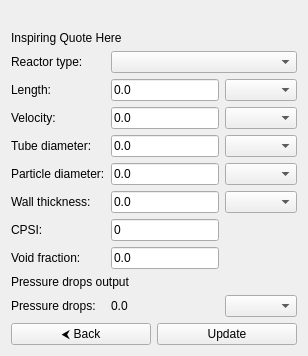
<?xml version="1.0" encoding="UTF-8"?>
<ui version="4.0">
    <class>PressureDropsOutputPage</class>
    <widget class="QWidget" name="PressureDropsOutputPage">
        <layout class="QVBoxLayout" name="beerLogoLayout">
            <item>
                <widget class="QLabel" name="logoLabel">
                    <property name="pixmap">
                        <pixmap>:images/BigLogo.png</pixmap> <!-- Reference to logo -->
                    </property>
                </widget>
            </item>
            <item>
                <widget class="QLabel" name="beerQuoteLabel">
                    <property name="text">
                        <string>Inspiring Quote Here</string>
                    </property>
                </widget>
            </item>
            <item>
                <layout class="QGridLayout" name="gridLayout">
                    <!-- Row 0 -->
                    <item row="0" column="0">
                        <widget class="QLabel" name="typeLabel">
                            <property name="text">
                                <string>Reactor type:</string>
                            </property>
                        </widget>
                    </item>
                    <item row="0" column="1" colspan="2">
                        <widget class="QComboBox" name="typeComboBox" />
                    </item>

                    <!-- Row 1 -->
                    <item row="1" column="0">
                        <widget class="QLabel" name="lengthLabel">
                            <property name="text">
                                <string>Length:</string>
                            </property>
                        </widget>
                    </item>
                    <item row="1" column="1">
                        <widget class="QLineEdit" name="lengthValue" >
                            <property name="text">
                                <string>0.0</string>
                            </property>
                        </widget>
                    </item>
                    <item row="1" column="2">
                        <widget class="QComboBox" name="lengthComboBox">
                        </widget>
                    </item>

                    <!-- Row 2 -->
                    <item row="2" column="0">
                        <widget class="QLabel" name="velocityLabel">
                            <property name="text">
                                <string>Velocity:</string>
                            </property>
                        </widget>
                    </item>
                    <item row="2" column="1">
                        <widget class="QLineEdit" name="velocityValue" >
                            <property name="text">
                                <string>0.0</string>
                            </property>
                        </widget>
                    </item>
                    <item row="2" column="2">
                        <widget class="QComboBox" name="velocityComboBox">
                        </widget>
                    </item>

                    <!-- Row 3 -->
                    <item row="3" column="0">
                        <widget class="QLabel" name="dtLabel">
                            <property name="text">
                                <string>Tube diameter:</string>
                            </property>
                        </widget>
                    </item>
                    <item row="3" column="1">
                        <widget class="QLineEdit" name="dtValue" >
                            <property name="text">
                                <string>0.0</string>
                            </property>
                        </widget>
                    </item>
                    <item row="3" column="2">
                        <widget class="QComboBox" name="dtComboBox">
                        </widget>
                    </item>

                    <!-- Row 4 -->
                    <item row="4" column="0">
                        <widget class="QLabel" name="dpLabel">
                            <property name="text">
                                <string>Particle diameter:</string>
                            </property>
                        </widget>
                    </item>
                    <item row="4" column="1">
                        <widget class="QLineEdit" name="dpValue" >
                        <property name="text">
                                <string>0.0</string>
                            </property>
                        </widget>
                    </item>
                    <item row="4" column="2">
                        <widget class="QComboBox" name="dpComboBox">
                        </widget>
                    </item>


                    <!-- Row 5 -->
                    <item row="5" column="0">
                        <widget class="QLabel" name="wtLabel">
                            <property name="text">
                                <string>Wall thickness:</string>
                            </property>
                        </widget>
                    </item>
                    <item row="5" column="1">
                        <widget class="QLineEdit" name="wtValue" >
                            <property name="text">
                                <string>0.0</string>
                            </property>
                        </widget>
                    </item>
                    <item row="5" column="2">
                        <widget class="QComboBox" name="wtComboBox">
                        </widget>
                    </item>

                    <!-- Row 6 -->
                    <item row="6" column="0">
                        <widget class="QLabel" name="cpsiLabel">
                            <property name="text">
                                <string>CPSI:</string>
                            </property>
                        </widget>
                    </item>
                    <item row="6" column="1">
                        <widget class="QLineEdit" name="cpsiValue" >
                            <property name="text">
                                <string>0</string>
                            </property>
                        </widget>
                    </item>

                    <!-- Row 7 -->
                    <item row="7" column="0">
                        <widget class="QLabel" name="epsiLabel">
                            <property name="text">
                                <string>Void fraction:</string>
                            </property>
                        </widget>
                    </item>
                    <item row="7" column="1">
                        <widget class="QLineEdit" name="epsiValue" >
                            <property name="text">
                                <string>0.0</string>
                            </property>
                        </widget>
                    </item>

                    <!-- Row 8 -->
                    <item row="8" column="0" colspan="3">
                        <widget class="QLabel" name="outputLabel">
                            <property name="text">
                                <string>Pressure drops output</string>
                            </property>
                        </widget>
                    </item>


                    <!-- Row 9 -->
                    <item row="9" column="0">
                        <widget class="QLabel" name="pressureDropsOutputLabel">
                            <property name="text">
                                <string>Pressure drops:</string>
                            </property>
                        </widget>
                    </item>
                    <item row="9" column="1">
                        <widget class="QLabel" name="pressureDropsValueLabel">
                            <property name="text">
                                <string>0.0</string>
                            </property>
                        </widget>
                    </item>
                    <item row="9" column="2">
                        <widget class="QComboBox" name="pressureDropsOutputComboBox">
                        </widget>
                    </item>


                    <!-- Row 10 -->
                    <item row="10" column="0" colspan="3">
                        <layout class="QHBoxLayout" name="buttonLayout">
                            <item>
                                <widget class="QPushButton" name="backButton">
                                    <property name="text">
                                        <string>&#x2B9C; Back</string>
                                    </property>
                                    <property name="toolTip">
                                        <string>Go back to pressure drops input page</string>
                                    </property>
                                </widget>
                            </item>
                            <item>
                                <widget class="QPushButton" name="updateButton">
                                    <property name="text">
                                        <string>Update</string>
                                    </property>
                                    <property name="toolTip">
                                        <string>Update pressure drops</string>
                                    </property>
                                </widget>
                            </item>
                        </layout>
                    </item>
                </layout>
            </item>
        </layout>
    </widget>
</ui>
